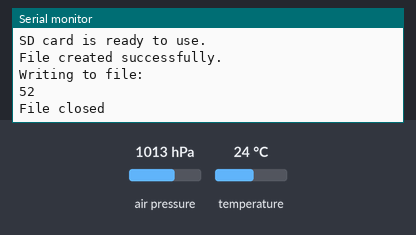
Simulated run of this sketch. Board: Arduino Uno, built with avr-gcc and run on an emulated ATmega328P. On the bench: the last lines printed to the serial monitor. The test bench sets the inputs (shaded band); at power-on: air pressure 1013 hPa, temperature 24 °C. Storage starts empty.

Above: at 1.2 s.
1.3 s: air pressure set to 952 hPa
At 7.6 s:
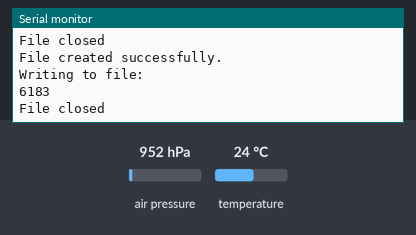
12.7 s: air pressure set to 975 hPa
At 19.1 s:
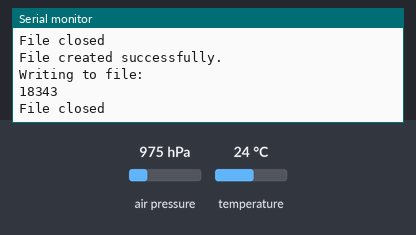
Timing chart, 0 to 20.6 s (numbered marks = the images above; inputs shaded):
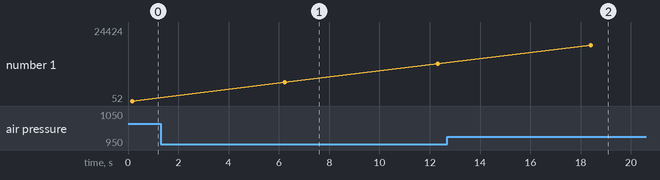

The sketch:

space_balloon_2.ino
```cpp
// Your sketch must #include this library, and the Wire library.
// (Wire is a standard library included with Arduino.):

#include <SFE_BMP180.h>
#include <Wire.h>
#include <SD.h>
#include <SPI.h>

// You will need to create an SFE_BMP180 object, here called "pressure":

SFE_BMP180 pressure;

double baseline; // baseline pressure
String alt;
String time_str;
int CS_PIN = 10;

File file;

void setup()
{
  Serial.begin(9600);
  Serial.println("REBOOT");

  // Initialize the sensor (it is important to get calibration values stored on the device).

  if (pressure.begin())
    Serial.println("BMP180 init success");
  else
  {
    // Oops, something went wrong, this is usually a connection problem,
    // see the comments at the top of this sketch for the proper connections.

    Serial.println("BMP180 init fail (disconnected?)\n\n");
    while(1); // Pause forever.
  }

  // Get the baseline pressure:

  baseline = getPressure();

  Serial.print("baseline pressure: ");
  Serial.print(baseline);
  Serial.println(" mb");

  initializeSD();

}

void loop()
{
  unsigned long time_num = millis();
  time_str = String(time_num);

  createFile("time.txt");
  writeToFile(time_str);
  closeFile();
  delay(5000);

  double a,P;

  // Get a new pressure reading:

  P = getPressure();

  // Show the relative altitude difference between
  // the new reading and the baseline reading:

  a = pressure.altitude(P,baseline);
  String alt_str = String(a,1);
  alt = String("relative altitude: " + alt_str + " meters, ");
  createFile("alt.txt");
  writeToFile(alt);
  closeFile();
  delay(1000);

}


double getPressure()
{
  char status;
  double T,P,p0,a;

  // You must first get a temperature measurement to perform a pressure reading.

  // Start a temperature measurement:
  // If request is successful, the number of ms to wait is returned.
  // If request is unsuccessful, 0 is returned.

  status = pressure.startTemperature();
  if (status != 0)
  {
    // Wait for the measurement to complete:

    delay(status);

    // Retrieve the completed temperature measurement:
    // Note that the measurement is stored in the variable T.
    // Use '&T' to provide the address of T to the function.
    // Function returns 1 if successful, 0 if failure.

    status = pressure.getTemperature(T);
    if (status != 0)
    {
      // Start a pressure measurement:
      // The parameter is the oversampling setting, from 0 to 3 (highest res, longest wait).
      // If request is successful, the number of ms to wait is returned.
      // If request is unsuccessful, 0 is returned.

      status = pressure.startPressure(3);
      if (status != 0)
      {
        // Wait for the measurement to complete:
        delay(status);

        // Retrieve the completed pressure measurement:
        // Note that the measurement is stored in the variable P.
        // Use '&P' to provide the address of P.
        // Note also that the function requires the previous temperature measurement (T).
        // (If temperature is stable, you can do one temperature measurement for a number of pressure measurements.)
        // Function returns 1 if successful, 0 if failure.

        status = pressure.getPressure(P,T);
        if (status != 0)
        {
          return(P);
        }
        else Serial.println("error retrieving pressure measurement\n");
      }
      else Serial.println("error starting pressure measurement\n");
    }
    else Serial.println("error retrieving temperature measurement\n");
  }
  else Serial.println("error starting temperature measurement\n");
}

void initializeSD()
{
  Serial.println("Initializing SD card...");
  pinMode(CS_PIN, OUTPUT);

  if (SD.begin())
  {
    Serial.println("SD card is ready to use.");
  } else
  {
    Serial.println("SD card initialization failed");
    return;
  }
}

int createFile(char filename[])
{
  file = SD.open(filename, FILE_WRITE);

  if (file)
  {
    Serial.println("File created successfully.");
    return 1;
  } else
  {
    Serial.println("Error while creating file.");
    return 0;
  }
}

int writeToFile(String text)
{
  if (file)
  {
    file.println(text);
    Serial.println("Writing to file: ");
    Serial.println(text);
    return 1;
  } else
  {
    Serial.println("Couldn't write to file");
    return 0;
  }
}

void closeFile()
{
  if (file)
  {
    file.close();
    Serial.println("File closed");
  }
}

int openFile(char filename[])
{
  file = SD.open(filename);
  if (file)
  {
    Serial.println("File opened with success!");
    return 1;
  } else
  {
    Serial.println("Error opening file...");
    return 0;
  }
}

String readLine()
{
  String received = "";
  char ch;
  while (file.available())
  {
    ch = file.read();
    if (ch == '\n')
    {
      return String(received);
    }
    else
    {
      received += ch;
    }
  }
  return "";
}
```

Measured:
- after the input at 1.3 s, the serial monitor: prints a new line after 3.9 s (image 1)
- after the input at 12.7 s, the serial monitor: prints a new line after 4.7 s (image 2)
- plotted number 1: 52 → 12264 after the input at 1.3 s
